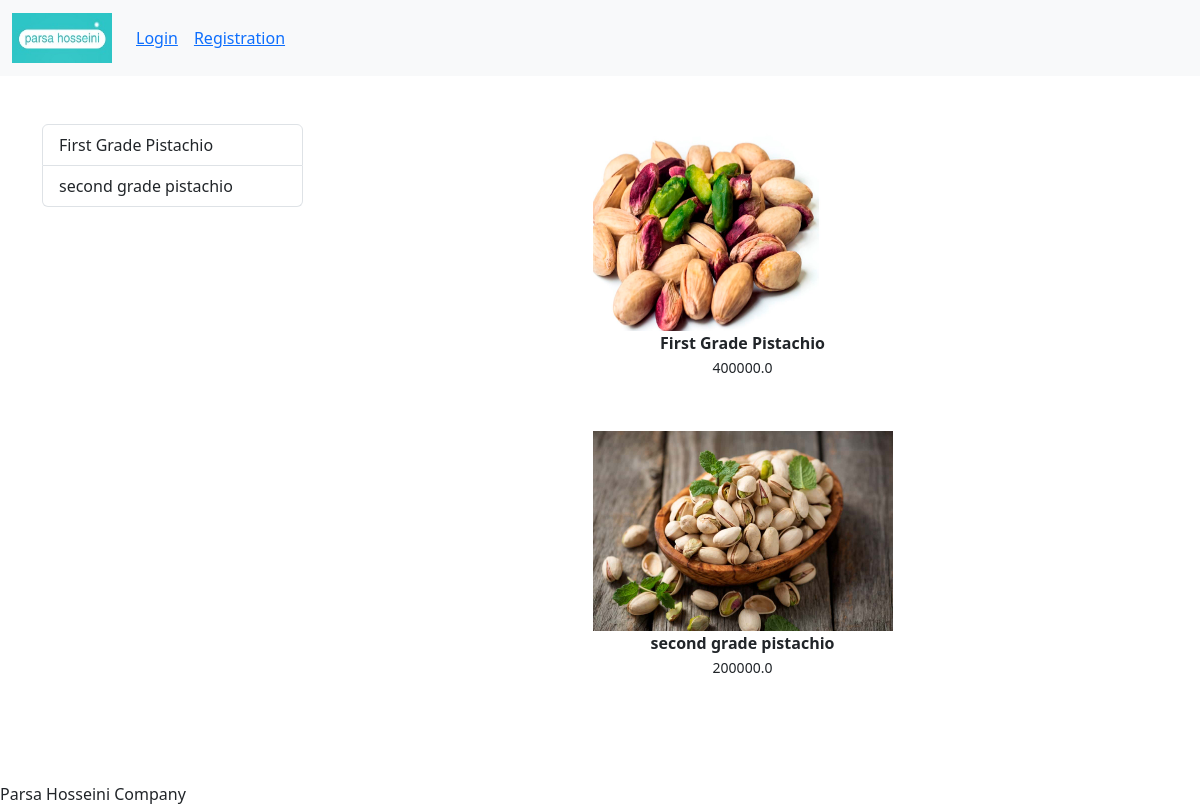
Screenshot of /category/PS with the database file from the repository.
### app/models.py (models this page shows, shortened)
class Products(models.Model):
    title=models.CharField(max_length=100)
    selling_price=models.FloatField()
    description=models.TextField()
    prodapp=models.TextField(default='')
    category=models.CharField(choices=CATEGORY_CHOICES,max_length=2)
    product_image=models.ImageField(upload_to='product')
    warehouse = models.ForeignKey(Warehouse, on_delete=models.CASCADE, null=True, blank=True)

### app/views.py (the view)
# urls.py: path('category/<slug:val>',views.Category.as_view(),name="category"),
class Category(View):
    def get(self,request,val):
        product = Products.objects.filter(category=val)
        title = Products.objects.filter(category=val).values('title')
        return render(request,"app/category.html",locals())

### app/templates/app/category.html (shortened to what this page needs)
{% extends 'app/base.html' %}
{% load static %}
{% block main-content %}
    <div class="container my-5">
        <div class="row">
            <div class="col-sm-3">
                <div class="list-group">
                    {% for val in title %}
                    <a href="{% url 'category-title' val.title %}" class="list-group-item list-group-item-action" aria-current="true">{{val.title}}</a>
                    {% endfor %}
            </div>
        </div>
        <div class="col-sm-9">
            <div class="row">
              {% for prod in product %}
                <div class="col text-center mb-4">
                  <a href="{% url 'product-detail' prod.id %}" class="btn">
                    <div>
                      <img src="{{ prod.product_image.url }}" width="300px" height="200px" />
                    </div>
                    <div class="fw-bold">{{ prod.title }}</div>
                      <small>{{ prod.selling_price }}</small>
                    </div>
                </div>
              {% endfor %}
            </div>
          </div>
{% endblock main-content %}

### app/templates/app/base.html (shortened to what this page needs)
<!DOCTYPE html>
{% load static %}
<html>
    <head>
        <link href="https://cdn.jsdelivr.net/npm/bootstrap@5.3.0/dist/css/bootstrap.min.css" rel="stylesheet">
        <link rel='stylesheet' href="{% static 'app/css/owl.carousel.min.css' %}">
        <link rel='stylesheet' href="{% static 'app/css/all.min.css' %}">
        <link rel='stylesheet' href="{% static 'app/css/style.css' %}">
    </head>
    <body>
        <nav class="navbar navbar-expand-lg bg-body-tertiary">
            <div class="container-fluid">
              <a class="navbar-brand" href="#">
                <img src="{% static 'app/images/Capture.JPG' %}" width="100" height="50">
              </a>
              <div class="collapse navbar-collapse" id="navbarSupportedContent">
                <ul class="navbar-nav me-auto mb-2 mb-lg-0">
                  {% if request.user.is_authenticated %}
                  <li class="nav-item">
                    <a class="nav-link active" aria-current="page" href="/">Home</a>
                  </li>
                  <li class="nav-item">
                    <a class="nav-link" href="{% url 'about' %}">About Us</a>
                  </li>
                  <li class="nav-item">
                    <a class="nav-link" href="{% url 'contact' %}">Contact Us</a>
                  </li>
                  <li class="nav-item dropdown">
                    <a class="nav-link dropdown-toggle" href="#" role="button" data-bs-toggle="dropdown" aria-expanded="false">
                      Products
                    </a>
                    <ul class="dropdown-menu">
                      <li><a class="dropdown-item" href="{% url 'category' 'PS' %}">Pistachio</a></li>
                      <li><a class="dropdown-item" href="{% url 'category' 'AL' %}">Almonds</a></li>
                      <li><a class="dropdown-item" href="{% url 'category' 'HZ' %}">Hazelnut</a></li>
                      <li><a class="dropdown-item" href="{% url 'category' 'WL' %}">Walnut</a></li>
                      <li><a class="dropdown-item" href="{% url 'category' 'DA' %}">Dates</a></li>
                      <li><hr class="dropdown-divider"></li>
                    </ul>
                  </li>
                  <li class="nav-item dropdown">
                    <a class="nav-link dropdown-toggle" href="#" role="button" data-bs-toggle="dropdown" aria-expanded="false">
                      Warehouses
                    </a>
                    <ul class="dropdown-menu">
                      <li><a class="dropdown-item" href="http://127.0.0.1:8000/warehouses">Warehouse_list</a></li>
                      <li><hr class="dropdown-divider"></li>
                    </ul>
                  </li>
                </ul>
                <form class="d-flex" role="search">
                  <input class="form-control me-2" type="search" placeholder="Search" aria-label="Search">
                  <button class="btn btn-outline-success" type="submit">Search</button>
                </form>
              </div>
              <ul class="navbar-nav me-auto mb-2 mb-lg-0">
                <li class="nav-item dropdown mx-2">
                    <a class="nav-link dropdown-toggle" href="#" id="profileDropdown" role="button" data-bs-toggle="dropdown" aria-expanded="false">Parsa</a>
                    <ul class="dropdown-menu" aria-labelledy="profileDropdown">
                        <li><a class="dropdown-item" href="{% url 'profile' %}">Profile</a></li>
                        <li><a class="dropdown-item" href="http://127.0.0.1:8000/cart/">Orders</a></li>
                        <li><a class="dropdown-item" href="{% url 'logout' %}">Log out</a></li>
                    </ul>
                </li>
                <li class="nav-item mx-2">
                    <a href="http://127.0.0.1:8000/cart/" class="nav-item">Cart</a>
                </li>
                {% else %}
                <li class="nav-item mx-2">
                  <a href="{% url 'login' %}" class="nav-item">Login</a>
              </li>
                <li class="nav-item mx-2">
                    <a href="{% url 'customerregistration' %}" class="nav-item">Registration</a>
                </li>
                {% endif %}
            </ul>
            </div>
          </nav>
          {% block main-content %}{% endblock main-content %}
          <footer>
            Parsa Hosseini Company
          </footer>
    </body>
</html>

### app/static/app/css/style.css (style rules this page uses)
ul { list-style-type: none; }

### rows the page displays
Products: product_image (picture), title "First Grade Pistachio", selling_price "400000.0"
Products: product_image (picture), title "second grade pistachio", selling_price "200000.0"

### other values shown
{{ val.title }} "First Grade Pistachio" "second grade pistachio"
